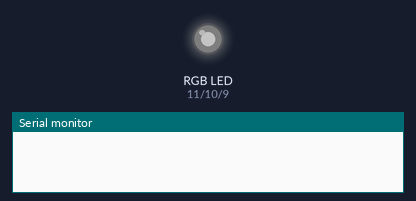
A sketch run on a simulated Arduino Uno, built with avr-gcc and run on an emulated ATmega328P. On the bench: an RGB LED mixed from three pins (HIGH = lit), the last lines printed to the serial monitor. Dim RGB values are drawn brighter than linear.

Above: at 0.1 s.
At 0.7 s:
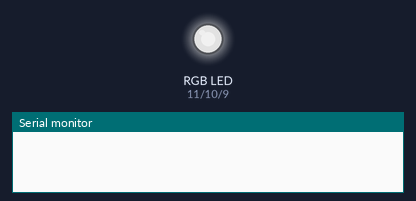
At 7.7 s:
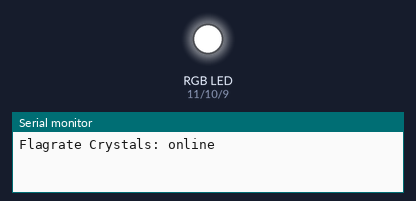
Timing chart, 0 to 9.2 s (numbered marks = the images above):
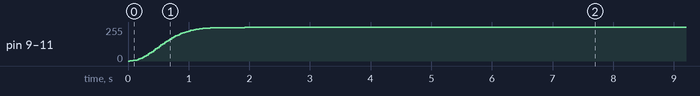

The sketch:

firmware.ino
```cpp
// Flagrate Crystals Arduino UNO R3 controller

// Serial format:
// R.G.B. - jump to color
// R.G.B~ - fade to color smoothly

const int RED_PIN = 11;
const int GREEN_PIN = 10;
const int BLUE_PIN = 9;

// Speed of the transition (lower is faster)
const int FADE_SPEED = 5;

// Store current colors to know where the next fade starts
int R = 0;
int G = 0;
int B = 0;

void setup() {
  Serial.begin(9600);
  pinMode(RED_PIN, OUTPUT);
  pinMode(GREEN_PIN, OUTPUT);
  pinMode(BLUE_PIN, OUTPUT);

  onStart();
}

void onStart() {
  setColor(0, 0, 0);
  fadeToColor(255, 255, 255, 30);

  Serial.println("Flagrate Crystals: online");
}

void loop() {
  if (Serial.available() > 0) {
    String input = Serial.readStringUntil('\n');
    input.trim();

    if (input.length() > 0) {
      processCommand(input);
    }
  }
}

void processCommand(String cmd) {
  char lastChar = cmd.charAt(cmd.length() - 1);

  // split the string
  int firstDot = cmd.indexOf('.');
  int secondDot = cmd.indexOf('.', firstDot + 1);

  if (firstDot != -1 && secondDot != -1) {
    int r = cmd.substring(0, firstDot).toInt();
    int g = cmd.substring(firstDot + 1, secondDot).toInt();

    // for blue, we read from the second dot to the character before the suffix (~ or .)
    int b = cmd.substring(secondDot + 1, cmd.length() - 1).toInt();

    if (lastChar == '~') {
      // Smooth transition
      fadeToColor(r, g, b, FADE_SPEED);
      // Serial.print("Fading to: ");
    } else {
      // Momentary transition
      R = r;
      G = g;
      B = b;
      setColor(R, G, B);
      // Serial.print("Jumping to: ");
    }

    // Serial.print(r);
    // Serial.print(".");
    // Serial.print(g);
    // Serial.print(".");
    // Serial.println(b);
  }
}

void fadeToColor(int targetR, int targetG, int targetB, int fadeSpeed) {
  for (int i = 0; i <= 255; i++) {
    int r = R + (targetR - R) * i / 255;
    int g = G + (targetG - G) * i / 255;
    int b = B + (targetB - B) * i / 255;

    setColor(r, g, b);
    delay(fadeSpeed);
  }

  R = targetR;
  G = targetG;
  B = targetB;
}

void setColor(int red, int green, int blue) {
  R = red;
  G = green;
  B = blue;

  analogWrite(RED_PIN, red);
  analogWrite(GREEN_PIN, green);
  analogWrite(BLUE_PIN, blue);
}
```
